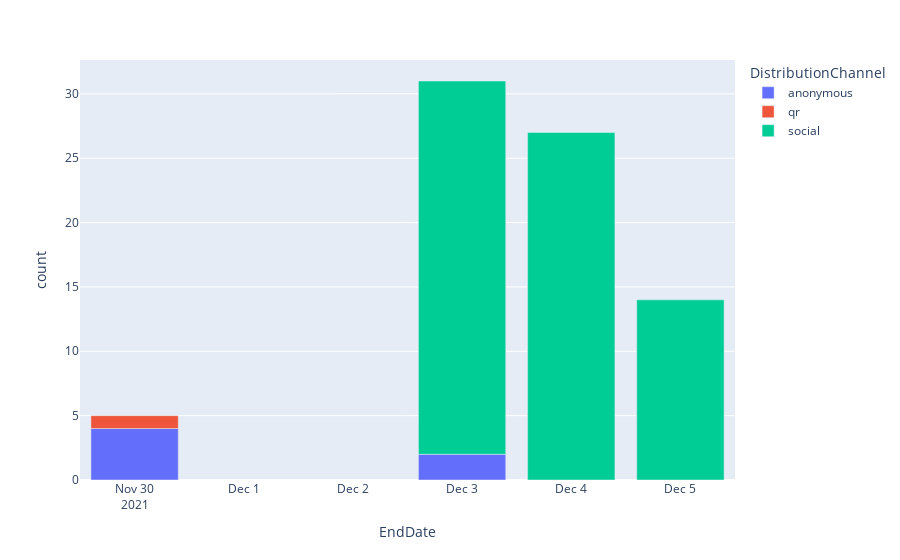

Write notebook code for a chart like this one.
### Code cell
# Vis 7 - Area Graph
vis7_data = temp_csv.groupby([pd.Grouper(key="EndDate", freq='1D'), "DistributionChannel"])['EndDate'].count().reset_index(name="count")
fig7 = px.bar(data_frame=vis7_data, x='EndDate', y='count', color='DistributionChannel')
fig7.show()

### Figure 1 — Plotly figure (JSON) as saved in the notebook; plotly's stock layout.template omitted (floating-point values rounded to 4 significant figures)
{"data": [{"alignmentgroup": "True", "hovertemplate": "DistributionChannel=anonymous<br>EndDate=%{x}<br>count=%{y}<extra></extra>", "legendgroup": "anonymous", "marker": {"color": "#636efa", "pattern": {"shape": ""}}, "name": "anonymous", "offsetgroup": "anonymous", "orientation": "v", "showlegend": true, "textposition": "auto", "type": "bar", "x": ["2021-11-30T00:00:00", "2021-12-03T00:00:00"], "xaxis": "x", "y": [4, 2], "yaxis": "y"}, {"alignmentgroup": "True", "hovertemplate": "DistributionChannel=qr<br>EndDate=%{x}<br>count=%{y}<extra></extra>", "legendgroup": "qr", "marker": {"color": "#EF553B", "pattern": {"shape": ""}}, "name": "qr", "offsetgroup": "qr", "orientation": "v", "showlegend": true, "textposition": "auto", "type": "bar", "x": ["2021-11-30T00:00:00"], "xaxis": "x", "y": [1], "yaxis": "y"}, {"alignmentgroup": "True", "hovertemplate": "DistributionChannel=social<br>EndDate=%{x}<br>count=%{y}<extra></extra>", "legendgroup": "social", "marker": {"color": "#00cc96", "pattern": {"shape": ""}}, "name": "social", "offsetgroup": "social", "orientation": "v", "showlegend": true, "textposition": "auto", "type": "bar", "x": ["2021-12-03T00:00:00", "2021-12-04T00:00:00", "2021-12-05T00:00:00"], "xaxis": "x", "y": [29, 27, 14], "yaxis": "y"}], "layout": {"barmode": "relative", "legend": {"title": {"text": "DistributionChannel"}, "tracegroupgap": 0}, "margin": {"t": 60}, "xaxis": {"anchor": "y", "domain": [0, 1], "title": {"text": "EndDate"}}, "yaxis": {"anchor": "x", "domain": [0, 1], "title": {"text": "count"}}}}
